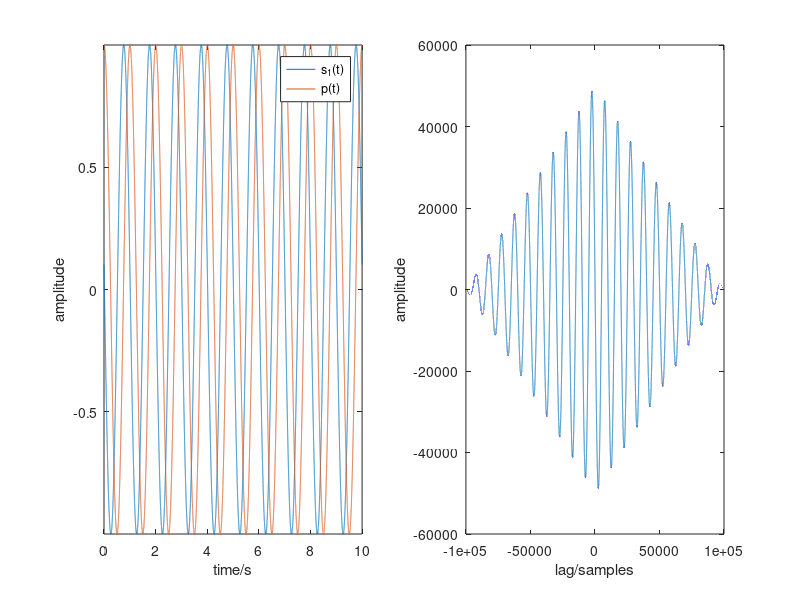

This figure's MATLAB source: (Note: this script raises an error after producing the figure.)
% Assignment 2_2 Correlation Functions

close all
clear all
clc

addpath ./functions

T=0.1e-3;                   % sampling period
t=0:T:10;                   % time in s
N=1000;                     % # of signals
S=zeros(N,length(t));       % sinusoidal signals matrix 

% signals generation 

for i=1:1000
    ph=2*pi*rand();         % random phase [0 2*pi]
    if i==1
        ph0=ph;
    end
    S(i,:)=sin(2*pi*i*t+ph);        
end

ph1=2*pi*rand();
p=sin(2*pi*t+ph1);          

% cross-correlation s1-p

[y_val,x_val]=xcorr(S(1,:),p);
[y_max,x_max]=max(y_val);
lag=x_val(x_max);           % delay in # of lags

delta_ph_xcorr=360*lag*T;   % detected delay in deg
delta_ph=rad2deg(ph1-ph0);  % actual delay in deg
 
% phase ambiguity correction

if delta_ph>180
        delta_ph_xcorr=rem(delta_ph_xcorr+360,360);
else
        delta_ph_xcorr=rem(delta_ph_xcorr-360,360);
end  

error_ph=rem(delta_ph_xcorr-delta_ph,360);   % phase error

figure
subplot(1,2,1); plot(t,S(1,:)); hold on; plot(t,p);
xlabel('time/s'); ylabel('amplitude');
axis([0 10 -inf inf]);
legend('s_1(t)','p(t)');
subplot(1,2,2); plot(x_val,y_val);
xlabel('lag/samples'); ylabel('amplitude');
sgtitle('Cross-correlation between s_1(t) and p(t)');


%% 

M=3;                        % # of signals 
Sa=zeros(M,length(t));      % sums of sinusoidal signals matrix 

error_ph_2=zeros(1,M);      % phase error vector 

for i=1:M
    Sa(i,:)=S(1,:);
    for k=2:10^i
        Sa(i,:)=Sa(i,:)+S(k,:);
    end     
end

figure
for k=1:M    
    
    [y_val,x_val]=xcorr(Sa(k,:),p);
    [y_max,x_max]=max(y_val);
    lag=x_val(x_max);
    
    subplot(2,3,(3+k)); plot(x_val,y_val);
    axis([-inf inf -6e5 6e5]);
    xlabel('lag/samples'); ylabel('amplitude');
    
    delta_ph_xcorr=rem(360*lag*T,360);   % detected delay in deg
    
    % phase ambiguity correction

    if delta_ph>180
        delta_ph_xcorr=rem(delta_ph_xcorr+360,360);
    else
        delta_ph_xcorr=rem(delta_ph_xcorr-360,360);
    end 
  
    error_ph_2(1,k)=rem(delta_ph_xcorr-delta_ph,360);
end

subplot(2,3,1); plot(t,Sa(1,:)); hold on; plot(t,p);
axis([0 10 -inf inf]);
title('n=10'); xlabel('time/s'); ylabel('amplitude');
legend('s_a(t)','p(t)');

subplot(2,3,2); plot(t,Sa(2,:)); hold on; plot(t,p);
axis([0 10 -inf inf]);
title('n=100'); xlabel('time/s'); ylabel('amplitude');
legend('s_a(t)','p(t)');

subplot(2,3,3); plot(t,Sa(3,:)); hold on; plot(t,p);
axis([0 10 -inf inf]);
title('n=1000'); xlabel('time/s'); ylabel('amplitude');
legend('s_a(t)','p(t)');

sgtitle('Cross-correlation between s_a(t) and p(t)');

